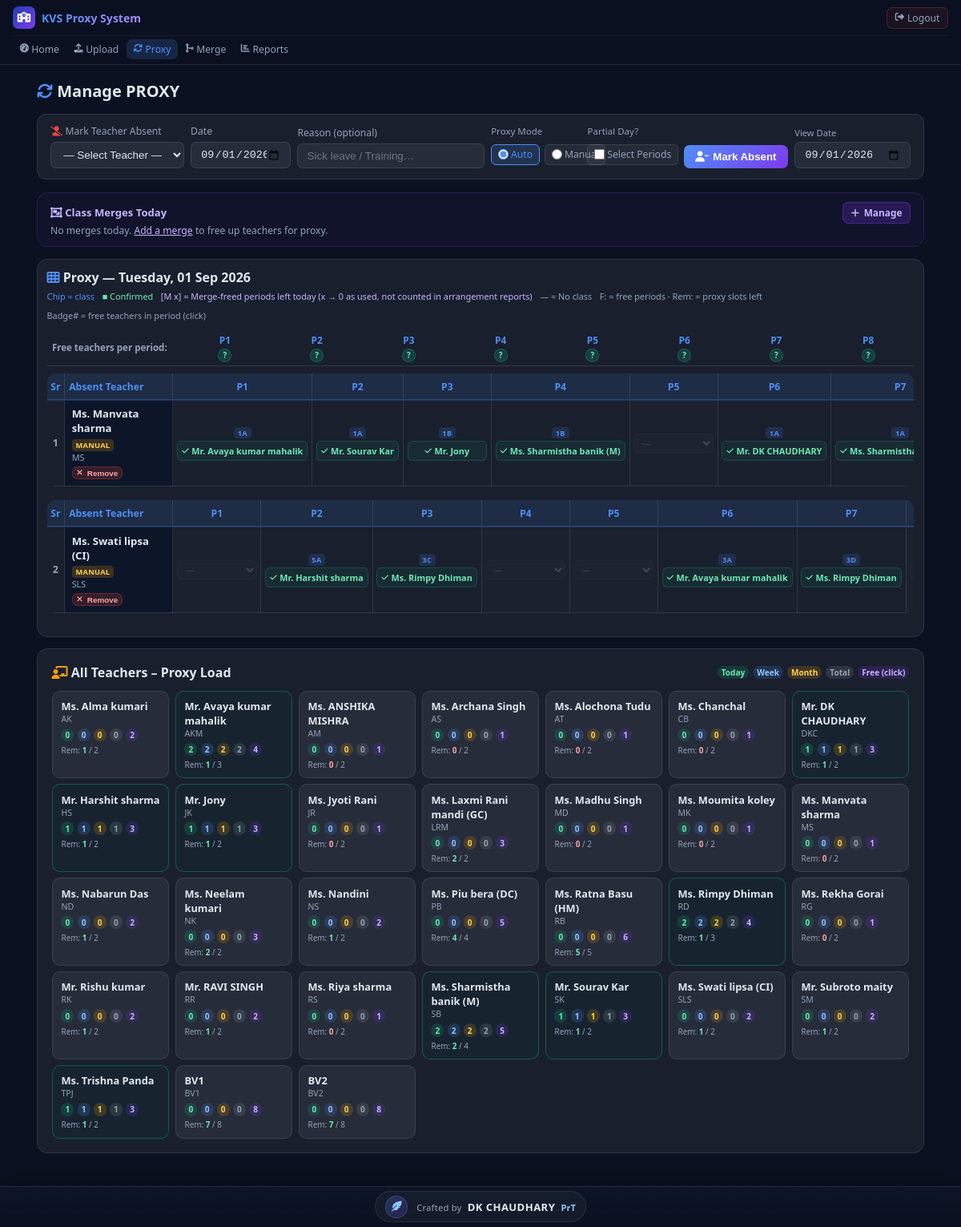
The app's page /proxy (signed in) with its own data.
### database/models.py (models this page shows, shortened)
class Teacher(db.Model):
    __tablename__ = 'teacher'
    id              = db.Column(db.Integer, primary_key=True)
    name            = db.Column(db.String(100), unique=True, nullable=False)   # short code e.g. 'MS'
    full_name       = db.Column(db.String(150))                                # editable later
    subject         = db.Column(db.String(50))
    level           = db.Column(db.String(20), default='both')                 # lower_primary | upper_primary | both
    status          = db.Column(db.String(20), default='active')               # active | inactive
    max_daily_proxy = db.Column(db.Integer, default=2)
    max_weekly_proxy= db.Column(db.Integer, default=8)
    is_blocked      = db.Column(db.Boolean, default=False)
    absences        = db.relationship('Absence', backref='teacher', lazy='dynamic')
    load_summary    = db.relationship('TeacherLoadSummary', backref='teacher', uselist=False)
    @property
    def display_name(self):
        return self.full_name or self.name

class Class(db.Model):
    __tablename__ = 'class'
    id          = db.Column(db.Integer, primary_key=True)
    class_name  = db.Column(db.String(10), nullable=False)   # '1'..'5'
    section     = db.Column(db.String(5),  nullable=False)   # 'A','B','C','D'
    @property
    def label(self):
        return f"{self.class_name}{self.section}"

class TeacherLoadSummary(db.Model):
    __tablename__ = 'teacher_load_summary'
    id                  = db.Column(db.Integer, primary_key=True)
    teacher_id          = db.Column(db.Integer, db.ForeignKey('teacher.id'), unique=True, nullable=False)
    total_proxy_count   = db.Column(db.Integer, default=0)
    last_proxy_date     = db.Column(db.Date)

### routes/proxy_routes.py (the view, shortened to what this page needs)
@proxy_bp.route('/proxy', methods=['GET', 'POST'])
def proxy_home():
    today_str = _today().strftime('%Y-%m-%d')
    date_str = request.args.get('date', today_str)
    try:
        date_obj = _parse_date(date_str)
    except Exception:
        date_obj = _today()
        date_str = today_str
    teachers       = Teacher.query.filter_by(status='active').order_by(Teacher.name).all()
    absences_today = Absence.query.filter_by(absent_date=date_obj).all()
    absent_rows    = _build_absent_rows(absences_today, date_obj)
    teacher_loads  = _teacher_load_list(date_obj)
    day_merges     = ClassDayMerge.query.filter_by(date=date_obj).all()
    all_classes    = Class.query.order_by(Class.class_name, Class.section).all()
    return render_template('proxy_view.html',
                           teachers=teachers,
                           date_obj=date_obj,
                           date_str=date_str,
                           absent_rows=absent_rows,
                           teacher_loads=teacher_loads,
                           day_merges=day_merges,
                           all_classes=all_classes,
                           page='main')

### templates/proxy_view.html (shortened to what this page needs)
{% extends 'base.html' %}
{% block content %}
<h1><i class="fa fa-arrows-rotate" style="color:var(--accent)"></i> Manage PROXY</h1>
{% set absent_ids = [] %}
<form method="POST" action="/proxy" id="mark-form">
<div class="mark-bar">
  <div class="mark-bar-row">
    <div class="form-group">
      <label><i class="fa fa-user-slash" style="color:var(--red)"></i> Mark Teacher Absent</label>
      <select name="teacher_id" required>
        <option value="">— Select Teacher —</option>
      </select>
    </div>
    <div class="form-group" style="flex:0;min-width:125px;">
      <label>Date</label>
      <input type="date" name="absent_date" value="{{ date_str }}"/>
    </div>
    <div class="form-group" style="flex:1.4;">
      <label>Reason (optional)</label>
      <input type="text" name="reason" placeholder="Sick leave / Training…"/>
    </div>
    <div class="form-group" style="flex:0;white-space:nowrap;">
      <label style="font-size:.72rem;color:var(--muted);">Proxy Mode</label>
      <div style="display:flex;gap:.4rem;padding-top:.28rem;">
        <label class="period-chk" style="font-size:.76rem;" title="Ranked suggestions, scored, top picks shown">
          <input type="radio" name="proxy_mode" value="auto" checked/> Auto
        </label>
        <label class="period-chk" style="font-size:.76rem;" title="Free pick — every eligible teacher shown, no score, no ranking">
          <input type="radio" name="proxy_mode" value="manual"/> Manual
        </label>
      </div>
    </div>
    <div class="form-group" style="flex:0;white-space:nowrap;">
      <label style="font-size:.72rem;color:var(--muted);">Partial Day?</label>
      <div style="padding-top:.28rem;">
        <label class="period-chk" style="font-size:.76rem;">
          <input type="checkbox" id="partial-toggle" onchange="togglePartial(this)"/>
          Select Periods
        </label>
      </div>
    </div>
    <button class="btn btn-primary" type="submit" style="align-self:flex-end;flex-shrink:0;">
      <i class="fa fa-user-minus"></i> Mark Absent
    </button>
    <div style="align-self:flex-end;flex-shrink:0;">
      <label style="display:block;font-size:.7rem;color:var(--muted);margin-bottom:.24rem;">View Date</label>
      <input type="date" value="{{ date_str }}" style="width:auto;"
             onchange="location.href='/proxy?date='+this.value"/>
    </div>
  </div>
</div>
</form>
<div class="card" style="padding:.7rem 1rem;margin-bottom:.8rem;
     background:rgba(124,58,237,.05);border-color:rgba(124,58,237,.22);">
  <div style="display:flex;align-items:center;gap:.8rem;flex-wrap:wrap;margin-bottom:{% if day_merges %}.6rem{% else %}0{% endif %};">
    <span style="font-size:.82rem;font-weight:700;color:#c4b5fd;">
      <i class="fa fa-object-group"></i> Class Merges Today
    </span>
    <a href="/merge?date={{ date_str }}" class="btn btn-sm"
       style="background:rgba(124,58,237,.22);color:#c4b5fd;
              border:1px solid rgba(124,58,237,.38);margin-left:auto;">
      <i class="fa fa-plus"></i> Manage
    </a>
  </div>
  {% if day_merges %}
    {% for m in day_merges %}
    <div style="margin-bottom:{% if not loop.last %}.6rem{% else %}0{% endif %};padding:.5rem .65rem;
         background:rgba(124,58,237,.07);border:1px solid rgba(124,58,237,.18);border-radius:9px;">
      <div style="font-size:.8rem;font-weight:700;margin-bottom:.38rem;">
        <span style="color:#fca5a5;">{{ m.going_class.label }}</span>
        <span style="color:#a78bfa;"> → </span>
        <span style="color:#6ee7b7;">{{ m.host_class.label }}</span>
        <span style="font-size:.66rem;color:var(--muted);font-weight:400;margin-left:.3rem;">
          freed teachers available for proxy
        </span>
      </div>
      <div class="proxy-merge-freed"
           data-going-id="{{ m.going_class_id }}"
           style="overflow-x:auto;-webkit-overflow-scrolling:touch;">
        <span style="font-size:.7rem;color:var(--muted);font-style:italic;">Loading…</span>
      </div>
    </div>
    {% endfor %}
  {% else %}
    <p style="font-size:.76rem;color:var(--muted);margin:0;">
      No merges today.
      <a href="/merge?date={{ date_str }}" style="color:#c4b5fd;">Add a merge</a>
      to free up teachers for proxy.
    </p>
  {% endif %}
</div>
<div class="card" style="padding:.72rem;">
  <div class="flex" style="margin-bottom:.6rem;justify-content:space-between;flex-wrap:wrap;gap:.3rem;">
    <h2 style="margin:0;">
      <i class="fa fa-table-cells" style="color:var(--accent)"></i>
      Proxy — {{ date_obj.strftime('%A, %d %b %Y') }}
    </h2>
    <div class="flex" style="font-size:.68rem;color:var(--muted);gap:.6rem;flex-wrap:wrap;">
      <span style="color:var(--accent);">Chip = class</span>
      <span style="color:#6ee7b7;">■ Confirmed</span>
      <span style="color:#c4b5fd;">[M x] = Merge-freed periods left today (x → 0 as used, not counted in arrangement reports)</span>
      <span>— = No class</span>
      <span style="color:var(--muted);">F: = free periods · Rem: = proxy slots left</span>
      <span style="color:var(--muted);">Badge# = free teachers in period (click)</span>
    </div>
  </div>
  {% if absent_rows %}
  <div style="overflow-x:auto;margin-bottom:.6rem;">
    <table style="border-collapse:collapse;min-width:700px;width:100%;">
      <thead>
        <tr>
          <td style="width:165px;font-size:.72rem;font-weight:700;
                     color:var(--muted);padding:.25rem .4rem;white-space:nowrap;">
            Free teachers per period:
          </td>
          {% for pnum in range(1,9) %}
          <td style="text-align:center;padding:.25rem .3rem;min-width:80px;">
            <span style="font-size:.74rem;font-weight:700;color:var(--accent);">P{{ pnum }}</span><br>
            <span class="free-count-badge loading"
                  id="fcb-{{ pnum }}"
                  onclick="showFreePeriod({{ pnum }})"
                  title="Click to see free teachers in P{{ pnum }}">…</span>
          </td>
          {% endfor %}
        </tr>
      </thead>
    </table>
  </div>
    {% for row in absent_rows %}
    <div class="proxy-section">
    <form method="POST" action="/proxy/confirm_all">
      <div class="proxy-table-wrap">
      <table class="proxy-table">
        <thead>
          <tr>
            <th>Sr</th>
            <th style="text-align:left;">Absent Teacher</th>
            <th>P1</th><th>P2</th><th>P3</th><th>P4</th>
            <th>P5</th><th>P6</th><th>P7</th><th>P8</th>
          </tr>
        </thead>
        <tbody>
          <tr>
            <td>{{ loop.index }}</td>
            <td class="abs-teacher-cell">
              <div class="flex" style="gap:.3rem;align-items:center;">
                <div class="abs-name">{{ row.teacher.display_name }}</div>
                {% if row.proxy_mode == 'manual' %}
                  <span class="mode-badge mode-manual" title="Free pick — no score, every eligible teacher shown">MANUAL</span>
                {% else %}
                  <span class="mode-badge mode-auto" title="Ranked suggestions, best picks first">AUTO</span>
                {% endif %}
              </div>
              <div class="abs-code">{{ row.teacher.name }}</div>
              <button type="button" class="btn btn-sm btn-red"
                      style="margin-top:.26rem;padding:.1rem .32rem;font-size:.62rem;"
                      onclick="if(confirm('Cancel absence?'))
                               document.getElementById('cancel-form-{{ row.absence.id }}').submit()">
                <i class="fa fa-xmark"></i> Remove
              </button>
            </td>
            {% for pnum in range(1, 9) %}
            {% set item = row.by_period[pnum] %}
            <td class="period-cell {% if not item %}no-class{% endif %}">
              {% if not item %}
                <select disabled><option>—</option></select>
              {% elif item.existing and item.existing.status == 'confirmed' %}
                <div class="cls-chip">{{ item.tt.class_.label }}</div>
                <div class="cell-confirmed">
                  <i class="fa fa-check" style="font-size:.6rem;"></i>
                  {{ item.existing.proxy_teacher.display_name if item.existing.proxy_teacher else '?' }}
                </div>
              {% else %}
                <div class="cls-chip">{{ item.tt.class_.label }}</div>
                <div class="cell-noproxy">No proxy</div>
              {% endif %}
            </td>
            {% endfor %}
          </tr>
        </tbody>
      </table>
      </div>
    </form>
    </div>
    {% endfor %}
  {% endif %}
</div>
<div class="card" style="margin-top:.9rem;">
  <div class="flex" style="margin-bottom:.72rem;justify-content:space-between;flex-wrap:wrap;gap:.3rem;">
    <h2 style="margin:0;">
      <i class="fa fa-chalkboard-user" style="color:var(--warn)"></i>
      All Teachers – Proxy Load
    </h2>
    <div class="flex" style="gap:.3rem;font-size:.62rem;">
      <span class="lc-pill lc-d">Today</span>
      <span class="lc-pill lc-w">Week</span>
      <span class="lc-pill lc-m">Month</span>
      <span class="lc-pill lc-t">Total</span>
      <span class="lc-pill lc-free" style="cursor:default;">Free (click)</span>
    </div>
  </div>
  <div class="load-grid">
    {% for row in teacher_loads %}
    <div class="load-card {% if row.today > 0 %}has-proxy{% endif %}">
      <div class="lc-name">{{ row.teacher.display_name }}</div>
      <div class="lc-code">{{ row.teacher.name }}</div>
      <div class="load-counts">
        <span class="lc-pill lc-d" title="Proxy done today">{{ row.today }}</span>
        <span class="lc-pill lc-w" title="This week (Mon–Sat)">{{ row.weekly }}</span>
        <span class="lc-pill lc-m" title="This month">{{ row.monthly }}</span>
        <span class="lc-pill lc-t" title="All-time total">{{ row.total }}</span>
        <span class="lc-pill lc-free"
              title="Click: see today's period breakdown"
              onclick="showTeacherPeriods({{ row.teacher.id }}, '{{ row.teacher.display_name }}')">
          {{ row.free_today }}</span>
      </div>
      <div style="font-size:.62rem;color:var(--muted);margin-top:.2rem;">
        Rem:
        <strong style="color:{% if row.remaining > 0 %}#6ee7b7{% else %}#fca5a5{% endif %};">
          {{ row.remaining }}</strong> / {{ row.eff_max }}
      </div>
    </div>
    {% endfor %}
  </div>
</div>
{% endblock %}

### records on screen
Teacher: teacher.display_name "Ms. Manvata sharma", teacher.name "MS", teacher.display_name "Ms. Manvata sharma", teacher.name "MS"
Class: tt.class_.label "1A" "1A" "1A" "1A"
Teacher: existing.proxy_teacher "Mr. Avaya kumar mahalik" "Mr. Avaya kumar mahalik", teacher.display_name "Mr. Avaya kumar mahalik", teacher.name "AKM", teacher.display_name "Ms. Laxmi Rani mandi (GC)", teacher.name "LRM", today "0", weekly "0", monthly "0", total "0", free_today "3", remaining "2", eff_max "2", teacher.display_name "Ms. Neelam kumari", teacher.name "NK"
Teacher: existing.proxy_teacher "Mr. Sourav Kar", teacher.display_name "Mr. Sourav Kar", teacher.name "SK"
Class: tt.class_.label "1B" "1B"
Teacher: existing.proxy_teacher "Mr. Jony", teacher.display_name "Mr. Jony", teacher.name "JK"
Teacher: existing.proxy_teacher "Ms. Sharmistha banik (M)" "Ms.…", teacher.display_name "Ms. Sharmistha banik (M)", teacher.name "SB"
Teacher: existing.proxy_teacher "Mr. DK CHAUDHARY", teacher.display_name "Mr. DK CHAUDHARY", teacher.name "DKC"
Teacher: teacher.display_name "Ms. Swati lipsa (CI)", teacher.name "SLS", teacher.display_name "Ms. Swati lipsa (CI)", teacher.name "SLS"
Class: tt.class_.label "5A"
Teacher: existing.proxy_teacher "Mr. Harshit sharma", teacher.display_name "Mr. Harshit sharma", teacher.name "HS"
Class: tt.class_.label "3C"
Teacher: existing.proxy_teacher "Ms. Rimpy Dhiman" "Ms. Rimpy Dhiman", teacher.display_name "Ms. Rimpy Dhiman", teacher.name "RD"
Class: tt.class_.label "3A"
Class: tt.class_.label "3D"
Teacher: teacher.display_name "Ms. Alma kumari", teacher.name "AK"
Teacher: teacher.display_name "Ms. ANSHIKA MISHRA", teacher.name "AM"
Teacher: teacher.display_name "Ms. Archana Singh", teacher.name "AS"
Teacher: teacher.display_name "Ms. Alochona Tudu", teacher.name "AT"
Teacher: teacher.display_name "Ms. Chanchal", teacher.name "CB"
Teacher: teacher.display_name "Ms. Jyoti Rani", teacher.name "JR"
Teacher: teacher.display_name "Ms. Madhu Singh", teacher.name "MD"
Teacher: teacher.display_name "Ms. Moumita koley", teacher.name "MK"
Teacher: teacher.display_name "Ms. Nabarun Das", teacher.name "ND", teacher.display_name "BV1", teacher.name "BV1", today "0", weekly "0", monthly "0", total "0", free_today "8", remaining "7", eff_max "8", teacher.display_name "BV2", teacher.name "BV2"
Teacher: teacher.display_name "Ms. Nandini", teacher.name "NS"
Teacher: teacher.display_name "Ms. Piu bera (DC)", teacher.name "PB"
TeacherLoadSummary: teacher.display_name "Ms. Ratna Basu (HM)", teacher.name "RB", today "0", weekly "0", monthly "0", total "0", free_today "6", remaining "5", eff_max "5"
Teacher: teacher.display_name "Ms. Rekha Gorai", teacher.name "RG"
Teacher: teacher.display_name "Mr. Rishu kumar", teacher.name "RK"
Teacher: teacher.display_name "Mr. RAVI SINGH", teacher.name "RR"
Teacher: teacher.display_name "Ms. Riya sharma", teacher.name "RS"
Teacher: teacher.display_name "Mr. Subroto maity", teacher.name "SM"
Teacher: teacher.display_name "Ms. Trishna Panda", teacher.name "TPJ"

### other values on screen
{{ date_obj.strftime('%A, %d %b %Y') }} "Tuesday, 01 Sep 2026"
{{ pnum }} "1" "2" "3" "4" "5" "6" "7" "8"
{{ row.today }} "0" "2" "0" "0" "0" "0" "1" "1" "1" "0" "0" "0" "0" "0" "0" "0" "2" "0" "0" "0" "0" "2" "1" "0" "0" "1"
{{ row.weekly }} "0" "2" "0" "0" "0" "0" "1" "1" "1" "0" "0" "0" "0" "0" "0" "0" "2" "0" "0" "0" "0" "2" "1" "0" "0" "1"
{{ row.monthly }} "0" "2" "0" "0" "0" "0" "1" "1" "1" "0" "0" "0" "0" "0" "0" "0" "2" "0" "0" "0" "0" "2" "1" "0" "0" "1"
{{ row.total }} "0" "2" "0" "0" "0" "0" "1" "1" "1" "0" "0" "0" "0" "0" "0" "0" "2" "0" "0" "0" "0" "2" "1" "0" "0" "1"
{{ row.free_today }} "2" "4" "1" "1" "1" "1" "3" "3" "3" "1" "1" "1" "1" "2" "2" "5" "4" "1" "2" "2" "1" "5" "3" "2" "2" "3"
{{ row.remaining }} "1" "1" "0" "0" "0" "0" "1" "1" "1" "0" "0" "0" "0" "1" "1" "4" "1" "0" "1" "1" "0" "2" "1" "1" "1" "1"
{{ row.eff_max }} "2" "3" "2" "2" "2" "2" "2" "2" "2" "2" "2" "2" "2" "2" "2" "4" "3" "2" "2" "2" "2" "4" "2" "2" "2" "2"
